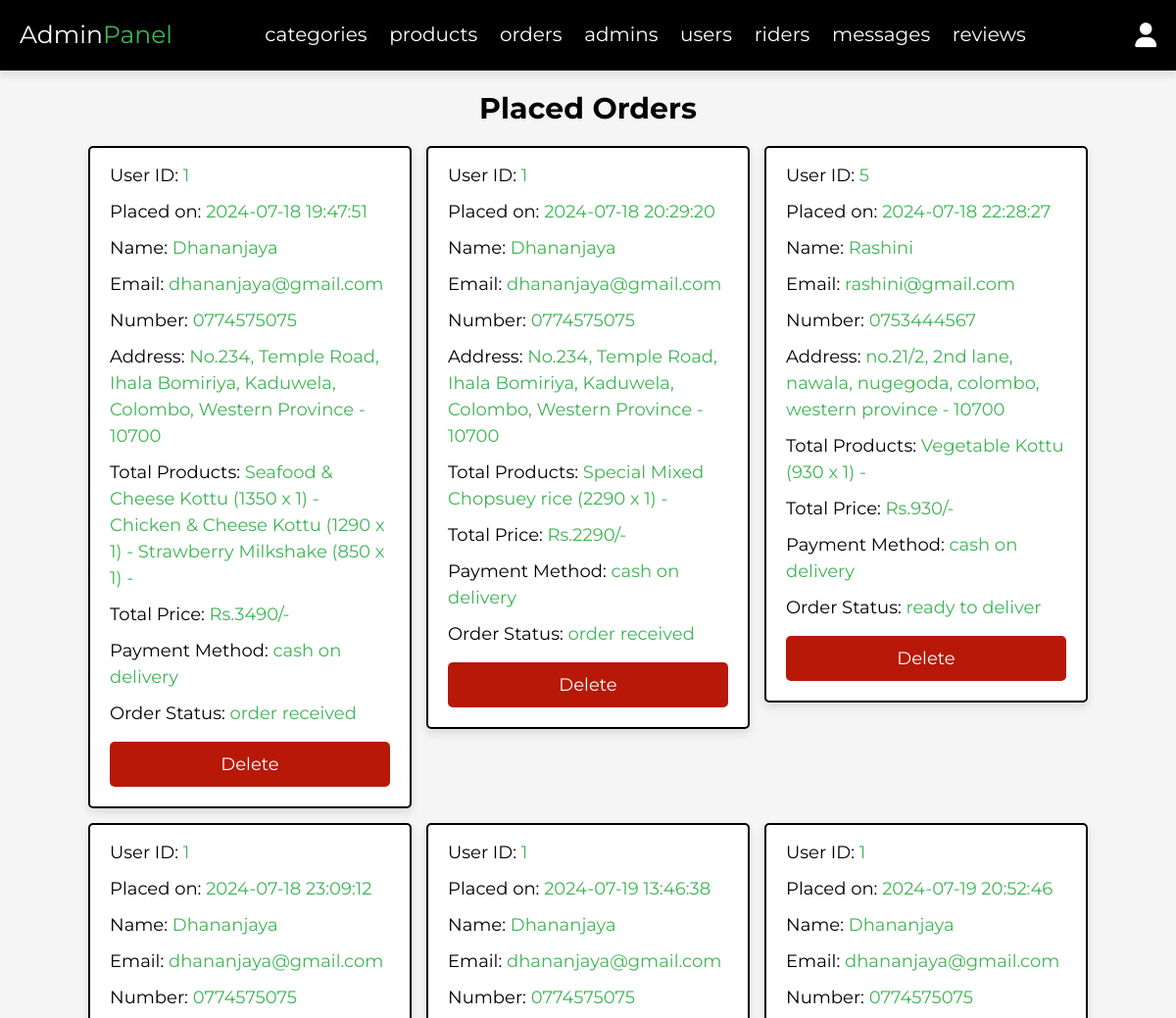
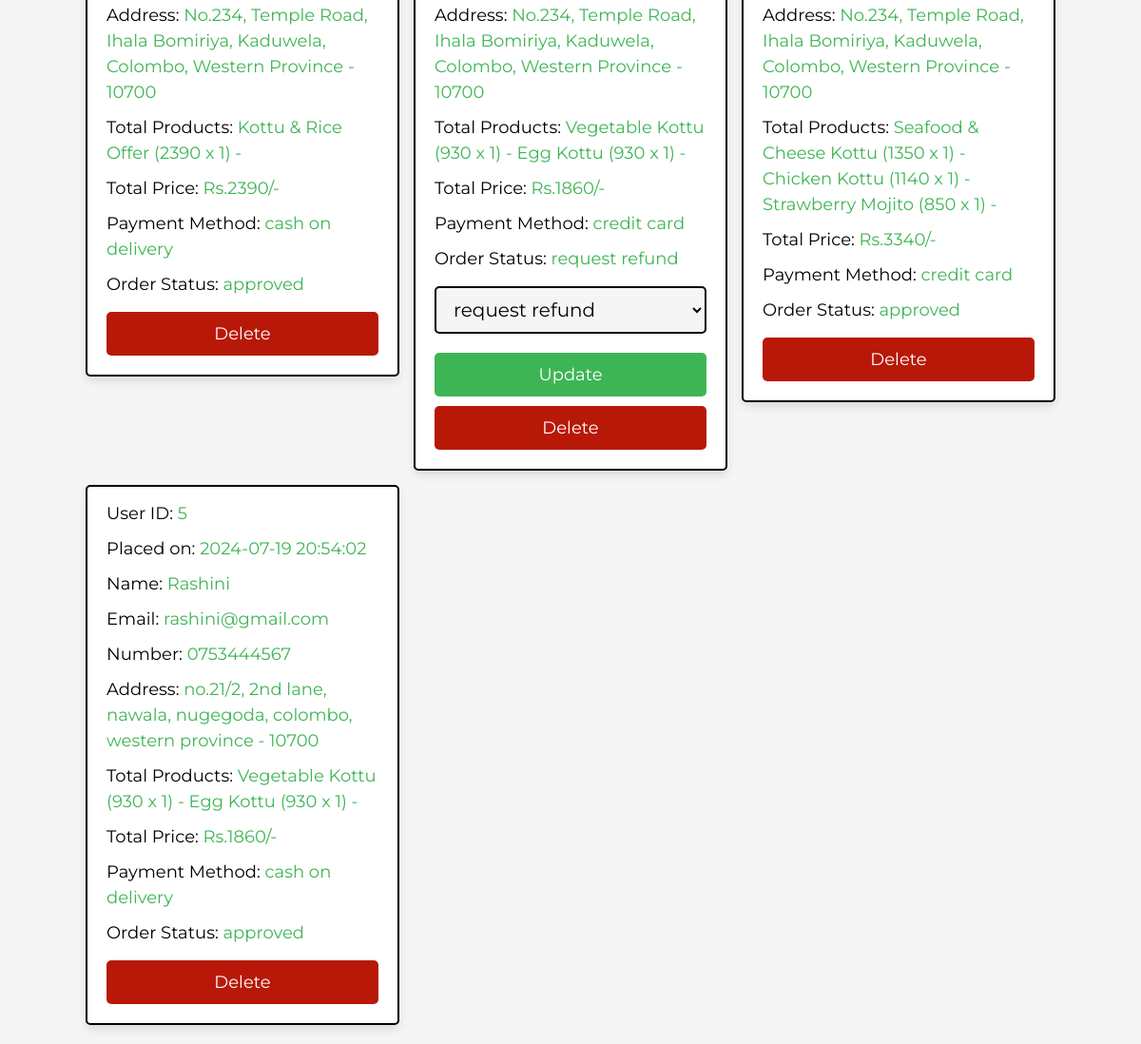
/Neluma/admin/placed_orders.php (signed in), run on the app's committed database (2 pictures, top to bottom).
### tables this page shows
CREATE TABLE IF NOT EXISTS `orders` (
  `id` int NOT NULL AUTO_INCREMENT,
  `user_id` int NOT NULL,
  `name` varchar(50) NOT NULL,
  `number` varchar(10) NOT NULL,
  `email` varchar(100) NOT NULL,
  `method` varchar(50) NOT NULL,
  `address` varchar(500) NOT NULL,
  `total_products` varchar(1000) NOT NULL,
  `total_price` int NOT NULL,
  `placed_on` datetime NOT NULL DEFAULT CURRENT_TIMESTAMP,
  `order_status` varchar(50) NOT NULL DEFAULT 'pending',
  `rider_id` int NOT NULL,
  PRIMARY KEY (`id`),
  KEY `FK_user` (`user_id`),
  KEY `FK_rider` (`rider_id`)
);

### Neluma/admin/placed_orders.php (the view, shortened to what this page needs)
<?php
include '../components/connect.php';
?>
<!DOCTYPE html>
<html lang="en">
<head>
    <link rel="stylesheet" href="https://cdnjs.cloudflare.com/ajax/libs/font-awesome/6.1.1/css/all.min.css">
    <link rel="stylesheet" href="../css/admin_style.css">
</head>
<body>
<?php include '../components/admin_header.php'; ?>
<section class="placed-orders">
    <h1 class="heading">Placed Orders</h1>
    <div class="box-container">
        <?php
        $select_orders = $conn->prepare("SELECT * FROM `orders`");
        $select_orders->execute();
        if ($select_orders->rowCount() > 0) {
            while ($fetch_orders = $select_orders->fetch(PDO::FETCH_ASSOC)) {
        ?>
        <div class="box">
            <p> User ID: <span><?= $fetch_orders['user_id']; ?></span> </p>
            <p> Placed on: <span><?= $fetch_orders['placed_on']; ?></span> </p>
            <p> Name: <span><?= $fetch_orders['name']; ?></span> </p>
            <p> Email: <span><?= $fetch_orders['email']; ?></span> </p>
            <p> Number: <span><?= $fetch_orders['number']; ?></span> </p>
            <p> Address: <span><?= $fetch_orders['address']; ?></span> </p>
            <p> Total Products: <span><?= $fetch_orders['total_products']; ?></span> </p>
            <p> Total Price: <span>Rs.<?= $fetch_orders['total_price']; ?>/-</span> </p>
            <p> Payment Method: <span><?= $fetch_orders['method']; ?></span> </p>
            <p> Order Status: <span><?= $fetch_orders['order_status']; ?></span> </p>
            <?php if ($fetch_orders['order_status'] == 'pending' || $fetch_orders['order_status'] == 'request refund') { ?>
            <form action="" method="POST">
                <select name="order_status" class="drop-down">
                    <option value="" selected disabled><?= $fetch_orders['order_status']; ?></option>
                </select>
                <div class="flex-btn">
                    <input type="submit" value="Update" class="btn" name="update_status">
                </div>
            </form>
            <?php } ?>
            <a href="placed_orders.php?delete=<?= $fetch_orders['id']; ?>" class="delete-btn" onclick="return confirm('Delete this order?');">Delete</a>
        </div>
        <?php
            }
        } else {
            echo '<p class="empty">No orders placed yet!</p>';
        }
        ?>
    </div>
</section>
</body>
</html>

### Neluma/css/admin_style.css (style rules this page uses)
:root { --main-color:#3EB554; --red:#b81807; --orange:#f39c12; --black:#000000; --white:#fff; --light-bg:#f5f5f5; --light-color:#999; --border:.2rem solid var(--black); --box-shadow:0 .5rem 1rem rgba(0,0,0,.1); }
* { font-family: 'Montserrat', sans-serif; margin:0; padding:0; box-sizing: border-box; text-decoration: none; outline: none; border:none; }
html { font-size: 62.5%; overflow-x: hidden; }
body { background-color: var(--light-bg); }
section { max-width: 1200px; margin:0 auto; padding:2rem; }
.btn, .delete-btn, .option-btn { display: block; margin-top: 1rem; border-radius: .5rem; cursor: pointer; width: 100%; font-size: 1.8rem; color:var(--white); padding:1.2rem 3rem; text-transform: capitalize; text-align: center; }
.btn { background-color: var(--main-color); }
.delete-btn { background-color: var(--red); }
.flex-btn { display: flex; gap:1rem; }
.heading { text-align: center; margin-bottom: 2rem; text-transform: capitalize; color:var(--black); font-size: 3rem; }
.placed-orders .box-container { display: grid; grid-template-columns: repeat(auto-fit, 33rem); gap:1.5rem; justify-content: center; align-items: flex-start; }
.placed-orders .box-container .box { background-color: var(--white); border-radius: .5rem; box-shadow: var(--box-shadow); border:var(--border); padding:2rem; padding-top: 1rem; }
.placed-orders .box-container .box p { padding: .5rem 0; line-height: 1.5; font-size: 1.8rem; color:var(--black); }
.placed-orders .box-container .box p span { color:var(--main-color); }
.placed-orders .box-container .box .drop-down { width: 100%; margin:1rem 0; background-color: var(--light-bg); padding:1rem 1.4rem; font-size: 2rem; color:var(--black); border:var(--border); border-radius: .5rem; }

### data on the page
orders: user "1", placed_on "2024-07-18 19:47:51", name "Dhananjaya", email "dhananjaya@gmail.com", number "0774575075", address "No.234, Temple Road, Ihala Bomiriya, Kaduwela, Colombo, Western Province - 10700", total_products "Seafood & Cheese Kottu (1350 x 1) - Chicken & Cheese Kottu (1290 x 1) - Strawberry Milkshake (850 x 1) -", total_price "3490", method "cash on delivery", order_status "order received"
orders: user "1", placed_on "2024-07-18 20:29:20", name "Dhananjaya", email "dhananjaya@gmail.com", number "0774575075", address "No.234, Temple Road, Ihala Bomiriya, Kaduwela, Colombo, Western Province - 10700", total_products "Special Mixed Chopsuey rice (2290 x 1) -", total_price "2290", method "cash on delivery", order_status "order received"
orders: user "5", placed_on "2024-07-18 22:28:27", name "Rashini", email "rashini@gmail.com", number "0753444567", address "no.21/2, 2nd lane, nawala, nugegoda, colombo, western province - 10700", total_products "Vegetable Kottu (930 x 1) -", total_price "930", method "cash on delivery", order_status "ready to deliver"
orders: user "1", placed_on "2024-07-18 23:09:12", name "Dhananjaya", email "dhananjaya@gmail.com", number "0774575075", address "No.234, Temple Road, Ihala Bomiriya, Kaduwela, Colombo, Western Province - 10700", total_products "Kottu & Rice Offer (2390 x 1) -", total_price "2390", method "cash on delivery", order_status "approved"
orders: user "1", placed_on "2024-07-19 13:46:38", name "Dhananjaya", email "dhananjaya@gmail.com", number "0774575075", address "No.234, Temple Road, Ihala Bomiriya, Kaduwela, Colombo, Western Province - 10700", total_products "Vegetable Kottu (930 x 1) - Egg Kottu (930 x 1) -", total_price "1860", method "credit card", order_status "request refund"
orders: user "1", placed_on "2024-07-19 20:52:46", name "Dhananjaya", email "dhananjaya@gmail.com", number "0774575075", address "No.234, Temple Road, Ihala Bomiriya, Kaduwela, Colombo, Western Province - 10700", total_products "Seafood & Cheese Kottu (1350 x 1) - Chicken Kottu (1140 x 1) - Strawberry Mojito (850 x 1) -", total_price "3340", method "credit card", order_status "approved"
orders: user "5", placed_on "2024-07-19 20:54:02", name "Rashini", email "rashini@gmail.com", number "0753444567", address "no.21/2, 2nd lane, nawala, nugegoda, colombo, western province - 10700", total_products "Vegetable Kottu (930 x 1) - Egg Kottu (930 x 1) -", total_price "1860", method "cash on delivery", order_status "approved"
